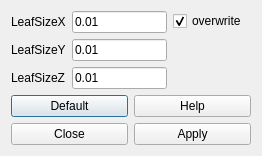
<?xml version="1.0" encoding="UTF-8"?>
<ui version="4.0">
 <class>VoxelGridDialog</class>
 <widget class="QDialog" name="VoxelGridDialog">
  <property name="geometry">
   <rect>
    <x>0</x>
    <y>0</y>
    <width>262</width>
    <height>140</height>
   </rect>
  </property>
  <property name="windowTitle">
   <string>Voxel Grid Dialog</string>
  </property>
  <property name="windowIcon">
   <iconset resource="../res/Registar.qrc">
    <normaloff>:/images/bunny.png</normaloff>:/images/bunny.png</iconset>
  </property>
  <layout class="QVBoxLayout" name="verticalLayout_2">
   <item>
    <layout class="QHBoxLayout" name="horizontalLayout">
     <item>
      <layout class="QGridLayout" name="gridLayout_2">
       <item row="0" column="0">
        <widget class="QLabel" name="leafSizeXLabel">
         <property name="text">
          <string>LeafSizeX</string>
         </property>
        </widget>
       </item>
       <item row="0" column="1">
        <widget class="QLineEdit" name="leafSizeXLineEdit">
         <property name="text">
          <string>0.01</string>
         </property>
        </widget>
       </item>
       <item row="1" column="0">
        <widget class="QLabel" name="leafSizeYLabel">
         <property name="text">
          <string>LeafSizeY</string>
         </property>
        </widget>
       </item>
       <item row="1" column="1">
        <widget class="QLineEdit" name="leafSizeYLineEdit">
         <property name="text">
          <string>0.01</string>
         </property>
        </widget>
       </item>
       <item row="2" column="0">
        <widget class="QLabel" name="leafSizeZLabel">
         <property name="text">
          <string>LeafSizeZ</string>
         </property>
        </widget>
       </item>
       <item row="2" column="1">
        <widget class="QLineEdit" name="leafSizeZLineEdit">
         <property name="text">
          <string>0.01</string>
         </property>
        </widget>
       </item>
      </layout>
     </item>
     <item>
      <layout class="QVBoxLayout" name="verticalLayout">
       <item>
        <widget class="QCheckBox" name="overwriteCheckBox">
         <property name="text">
          <string>overwrite</string>
         </property>
         <property name="checked">
          <bool>true</bool>
         </property>
        </widget>
       </item>
       <item>
        <spacer name="verticalSpacer">
         <property name="orientation">
          <enum>Qt::Vertical</enum>
         </property>
         <property name="sizeHint" stdset="0">
          <size>
           <width>78</width>
           <height>50</height>
          </size>
         </property>
        </spacer>
       </item>
      </layout>
     </item>
    </layout>
   </item>
   <item>
    <layout class="QGridLayout" name="gridLayout">
     <item row="0" column="0">
      <widget class="QPushButton" name="defaultButton">
       <property name="text">
        <string>Default</string>
       </property>
      </widget>
     </item>
     <item row="0" column="1">
      <widget class="QPushButton" name="helpButton">
       <property name="text">
        <string>Help</string>
       </property>
      </widget>
     </item>
     <item row="1" column="0">
      <widget class="QPushButton" name="closeButton">
       <property name="text">
        <string>Close</string>
       </property>
      </widget>
     </item>
     <item row="1" column="1">
      <widget class="QPushButton" name="applyButton">
       <property name="text">
        <string>Apply</string>
       </property>
      </widget>
     </item>
    </layout>
   </item>
  </layout>
 </widget>
 <resources>
  <include location="../res/Registar.qrc"/>
 </resources>
 <connections>
  <connection>
   <sender>closeButton</sender>
   <signal>clicked()</signal>
   <receiver>VoxelGridDialog</receiver>
   <slot>close()</slot>
   <hints>
    <hint type="sourcelabel">
     <x>75</x>
     <y>154</y>
    </hint>
    <hint type="destinationlabel">
     <x>89</x>
     <y>174</y>
    </hint>
   </hints>
  </connection>
 </connections>
</ui>
